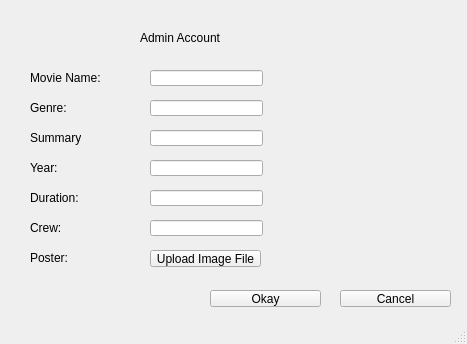
<?xml version="1.0" encoding="UTF-8"?>
<ui version="4.0">
 <class>MainWindow</class>
 <widget class="QMainWindow" name="MainWindow">
  <property name="geometry">
   <rect>
    <x>0</x>
    <y>0</y>
    <width>467</width>
    <height>344</height>
   </rect>
  </property>
  <property name="windowTitle">
   <string>MainWindow</string>
  </property>
  <property name="styleSheet">
   <string notr="true"/>
  </property>
  <widget class="QWidget" name="centralwidget">
   <widget class="QLabel" name="label">
    <property name="geometry">
     <rect>
      <x>30</x>
      <y>70</y>
      <width>91</width>
      <height>16</height>
     </rect>
    </property>
    <property name="styleSheet">
     <string notr="true"/>
    </property>
    <property name="text">
     <string>Movie Name:</string>
    </property>
   </widget>
   <widget class="QLineEdit" name="lineEdit">
    <property name="geometry">
     <rect>
      <x>150</x>
      <y>160</y>
      <width>113</width>
      <height>16</height>
     </rect>
    </property>
    <property name="styleSheet">
     <string notr="true"/>
    </property>
    <property name="text">
     <string/>
    </property>
   </widget>
   <widget class="QLineEdit" name="lineEdit_2">
    <property name="geometry">
     <rect>
      <x>150</x>
      <y>70</y>
      <width>113</width>
      <height>16</height>
     </rect>
    </property>
    <property name="styleSheet">
     <string notr="true"/>
    </property>
    <property name="text">
     <string/>
    </property>
   </widget>
   <widget class="QLineEdit" name="lineEdit_3">
    <property name="geometry">
     <rect>
      <x>150</x>
      <y>100</y>
      <width>113</width>
      <height>16</height>
     </rect>
    </property>
    <property name="styleSheet">
     <string notr="true"/>
    </property>
    <property name="text">
     <string/>
    </property>
   </widget>
   <widget class="QLineEdit" name="lineEdit_4">
    <property name="geometry">
     <rect>
      <x>150</x>
      <y>130</y>
      <width>113</width>
      <height>16</height>
     </rect>
    </property>
    <property name="styleSheet">
     <string notr="true"/>
    </property>
    <property name="text">
     <string/>
    </property>
   </widget>
   <widget class="QLineEdit" name="lineEdit_5">
    <property name="geometry">
     <rect>
      <x>150</x>
      <y>190</y>
      <width>113</width>
      <height>16</height>
     </rect>
    </property>
    <property name="styleSheet">
     <string notr="true"/>
    </property>
    <property name="text">
     <string/>
    </property>
   </widget>
   <widget class="QLineEdit" name="lineEdit_6">
    <property name="geometry">
     <rect>
      <x>150</x>
      <y>220</y>
      <width>113</width>
      <height>16</height>
     </rect>
    </property>
    <property name="styleSheet">
     <string notr="true"/>
    </property>
    <property name="text">
     <string/>
    </property>
   </widget>
   <widget class="QLabel" name="label_2">
    <property name="geometry">
     <rect>
      <x>30</x>
      <y>100</y>
      <width>51</width>
      <height>16</height>
     </rect>
    </property>
    <property name="styleSheet">
     <string notr="true"/>
    </property>
    <property name="text">
     <string>Genre:</string>
    </property>
   </widget>
   <widget class="QLabel" name="label_3">
    <property name="geometry">
     <rect>
      <x>30</x>
      <y>130</y>
      <width>51</width>
      <height>16</height>
     </rect>
    </property>
    <property name="styleSheet">
     <string notr="true"/>
    </property>
    <property name="text">
     <string>Summary:</string>
    </property>
   </widget>
   <widget class="QLabel" name="label_4">
    <property name="geometry">
     <rect>
      <x>30</x>
      <y>160</y>
      <width>51</width>
      <height>16</height>
     </rect>
    </property>
    <property name="styleSheet">
     <string notr="true"/>
    </property>
    <property name="text">
     <string>Year:</string>
    </property>
   </widget>
   <widget class="QLabel" name="label_5">
    <property name="geometry">
     <rect>
      <x>30</x>
      <y>190</y>
      <width>51</width>
      <height>16</height>
     </rect>
    </property>
    <property name="styleSheet">
     <string notr="true"/>
    </property>
    <property name="text">
     <string>Duration:</string>
    </property>
   </widget>
   <widget class="QLabel" name="label_6">
    <property name="geometry">
     <rect>
      <x>30</x>
      <y>220</y>
      <width>51</width>
      <height>16</height>
     </rect>
    </property>
    <property name="styleSheet">
     <string notr="true"/>
    </property>
    <property name="text">
     <string>Crew:</string>
    </property>
   </widget>
   <widget class="QLabel" name="label_7">
    <property name="geometry">
     <rect>
      <x>30</x>
      <y>250</y>
      <width>51</width>
      <height>16</height>
     </rect>
    </property>
    <property name="styleSheet">
     <string notr="true"/>
    </property>
    <property name="text">
     <string>Poster:</string>
    </property>
   </widget>
   <widget class="QPushButton" name="pushButton">
    <property name="geometry">
     <rect>
      <x>150</x>
      <y>250</y>
      <width>111</width>
      <height>17</height>
     </rect>
    </property>
    <property name="styleSheet">
     <string notr="true"/>
    </property>
    <property name="text">
     <string>Upload Image File</string>
    </property>
   </widget>
   <widget class="QPushButton" name="pushButton_3">
    <property name="geometry">
     <rect>
      <x>340</x>
      <y>290</y>
      <width>111</width>
      <height>17</height>
     </rect>
    </property>
    <property name="styleSheet">
     <string notr="true"/>
    </property>
    <property name="text">
     <string>Cancel</string>
    </property>
   </widget>
   <widget class="QPushButton" name="pushButton_2">
    <property name="geometry">
     <rect>
      <x>210</x>
      <y>290</y>
      <width>111</width>
      <height>17</height>
     </rect>
    </property>
    <property name="styleSheet">
     <string notr="true"/>
    </property>
    <property name="text">
     <string>Okay</string>
    </property>
   </widget>
   <widget class="QLabel" name="label_8">
    <property name="geometry">
     <rect>
      <x>10</x>
      <y>10</y>
      <width>51</width>
      <height>51</height>
     </rect>
    </property>
    <property name="styleSheet">
     <string/>
    </property>
    <property name="text">
     <string/>
    </property>
    <property name="pixmap">
     <pixmap>CE FLIX_whit.png</pixmap>
    </property>
    <property name="scaledContents">
     <bool>true</bool>
    </property>
   </widget>
   <widget class="QLabel" name="label_12">
    <property name="geometry">
     <rect>
      <x>140</x>
      <y>30</y>
      <width>181</width>
      <height>16</height>
     </rect>
    </property>
    <property name="styleSheet">
     <string notr="true">font: 87 16pt &quot;Segoe UI Black&quot;;</string>
    </property>
    <property name="text">
     <string>Admin Account</string>
    </property>
   </widget>
  </widget>
  <widget class="QMenuBar" name="menubar">
   <property name="geometry">
    <rect>
     <x>0</x>
     <y>0</y>
     <width>467</width>
     <height>18</height>
    </rect>
   </property>
  </widget>
  <widget class="QStatusBar" name="statusbar"/>
 </widget>
 <resources/>
 <connections/>
</ui>
